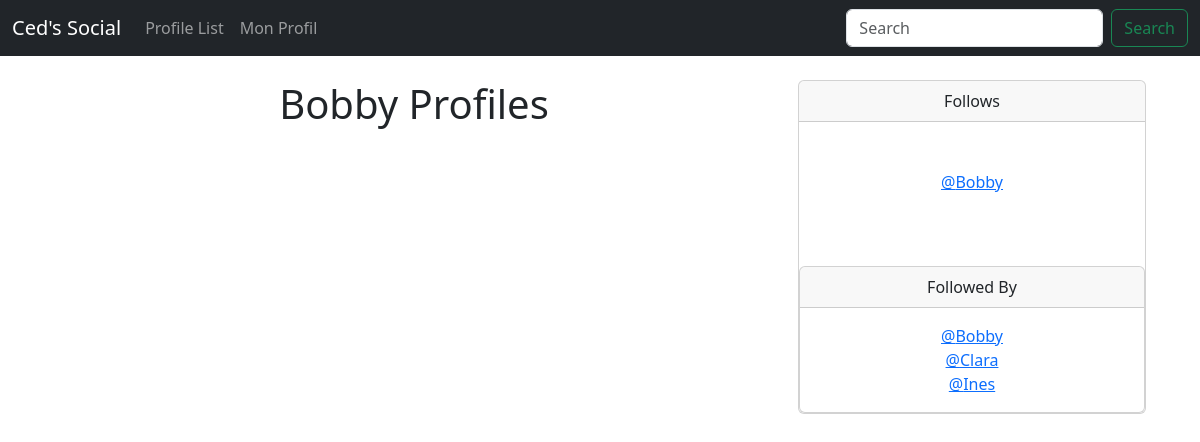
Page /profile/14 (signed in) on the committed database.
### musker/models.py (models this page shows)
class Profile(models.Model):
    user = models.OneToOneField(User, on_delete=models.CASCADE)
    follows = models.ManyToManyField("self",
        related_name="followed_by",
        symmetrical=False,
        blank=True)
    date_modified = models.DateTimeField(User, auto_now=True)
    def __str__(self):
        return self.user.username

### musker/views.py (the view)
# urls.py: path('profile/<int:pk>', views.profile, name='profile'),
def profile(request, pk):
    if request.user.is_authenticated:
        profile = Profile.objects.get(user_id=pk)
        return render(request, "profile.html", {"profile":profile})
    else:
        messages.success(request, ("Vous devez être connecté pour voir cette page ..."))
        return redirect('home')

### main/templates/profile.html
{% extends 'base.html' %}
{% block content %}
{% if profile %}
    <div class="container text-center">
      <div class="row">
        <div class="col-8">
          <h1>{{ profile.user.username }} Profiles</h1>
        </div>
        <div class="col-4"><div class="card">
        <div class="card-header">
         Follows
        </div>
         <div class="card-body"></div>
        <p class="card-text"></p>{% for following in profile.follows.all %}
        <a href="{% url 'profile' following.user.id %}">@{{ following }}</a><br/>
        {% endfor %}
        <br/><br/>
        <div class="card">
        <div class="card-header">Followed By</div>
        <div class="card-body">
        <p class="card-text">
        {% for following in profile.followed_by.all %}
          <a href="{% url 'profile' following.user.id %}">@{{ following }}</a><br/>
        {% endfor %}
  {% endif %}
{% endblock %}

### rows in the picture
Profile: user.username "Bobby"
Profile: user.username "Clara"
Profile: user.username "Ines"
